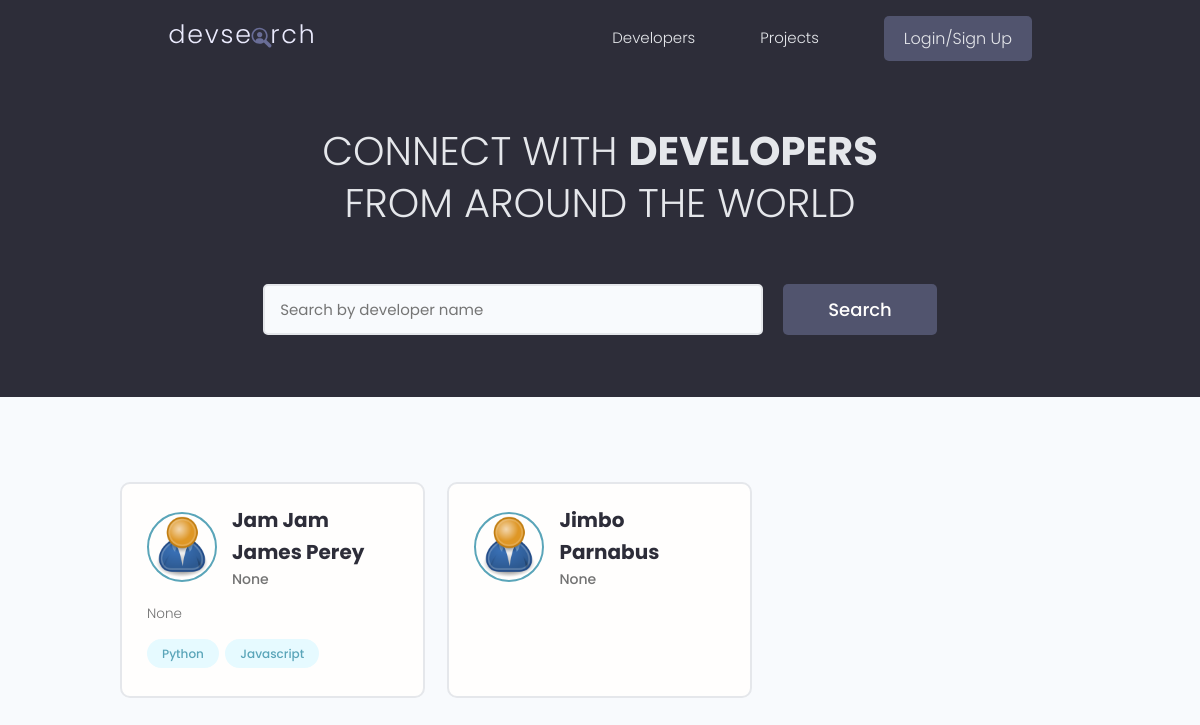
The page / on the database its author committed.
### users/models.py (models this page shows, shortened)
class Profile(models.Model):
    user = models.OneToOneField(User, on_delete=models.CASCADE, null=True, blank=True)
    name = models.CharField(max_length=200, blank=True, null=True)
    username = models.CharField(max_length=200, blank=True, null=True)
    location = models.CharField(max_length=200, blank=True, null=True)
    email = models.EmailField(max_length=500, blank=True, null=True)
    short_intro = models.CharField(max_length=200, blank=True, null=True)
    bio = models.TextField(blank=True, null=True)
    profile_image = models.ImageField(
        null=True,
        blank=True,
        upload_to="profiles/",
        default="profiles/user-default.png",
    )
    social_github = models.CharField(max_length=200, blank=True, null=True)
    social_twitter = models.CharField(max_length=200, blank=True, null=True)
    social_linkedin = models.CharField(max_length=200, blank=True, null=True)
    social_youtube = models.CharField(max_length=200, blank=True, null=True)
    social_website = models.CharField(max_length=200, blank=True, null=True)
    created = models.DateTimeField(auto_now_add=True)
    id = models.UUIDField(
        default=uuid.uuid4, unique=True, primary_key=True, editable=False
    )

class Skill(models.Model):
    owner = models.ForeignKey(Profile, on_delete=models.CASCADE, null=True, blank=True)
    name = models.CharField(max_length=200, blank=True, null=True)
    description = models.TextField(blank=True, null=True)
    created = models.DateTimeField(auto_now_add=True)
    id = models.UUIDField(
        default=uuid.uuid4, unique=True, primary_key=True, editable=False
    )
    def __str__(self) -> str:
        return str(self.name)

### users/views.py (the view)
# urls.py: path("", views.profiles, name="profiles"),
def profiles(requests):
    profiles = Profile.objects.all()
    context = {"profiles": profiles}
    return render(requests, "users/profiles.html", context)

### users/templates/users/profiles.html (shortened to what this page needs)
{% extends 'main.html' %}
{% block content %}
<main class="home">
    <section class="hero-section text-center">
        <div class="container container--narrow">
            <div class="hero-section__box">
                <h2>CONNECT WITH <span>DEVELOPERS</span></h2>
                <h2>FROM AROUND THE WORLD</h2>
            </div>
            <div class="hero-section__search">
                <form class="form" action="#" method="get">
                    <div class="form__field">
                        <input class="input input--text" id="formInput#search" type="text" name="text"
                            placeholder="Search by developer name" />
                    </div>
                    <input class="btn btn--sub btn--lg" type="submit" value="Search" />
                </form>
            </div>
        </div>
    </section>
    <section class="devlist">
        <div class="container">
            <div class="grid grid--three">
                {% for profile in profiles %}
                <div class="column card">
                    <div class="dev">
                        <a href="{% url 'userProfile' profile.id %}" class="card__body">
                            <div class="dev__profile">
                                <img class="avatar avatar--md" src="{{profile.profile_image.url}}"
                                    alt="image" />
                                <div class="dev__meta">
                                    <h3>{{profile.name}}</h3>
                                    <h5>{{profile.short_intro}}</h5>
                                </div>
                            </div>
                            <p class="dev__info">{{profile.bio|slice:"150"}}
                            </p>
                            <div class="dev__skills">
                                {% for skill in profile.skill_set.all %}
                                <span class="tag tag--pill tag--main">
                                    <small>{{skill}}</small>
                                </span>
                                {% endfor %}
                            </div>
                        </a>
                    </div>
                </div>
                {% endfor %}
            </div>
        </div>
    </section>
</main>
{% endblock %}

### static/styles/app.css (style rules this page uses)
:root { --color-sub: #2d2d39; }
.btn--sub { background-color: var(--color-sub-light); }
.card { border: 2px solid var(--color-light); }
img { width: 100%; }
.hero-section { height: 40vh; display: flex; align-items: center; background-color: var(--color-sub); }
.hero-section__box { margin-bottom: 4rem; }
.hero-section__box > h2, .hero-section__box > h2 > span { font-size: 4rem; color: var(--color-light); line-height: 1.3; text-transform: uppercase; }
.hero-section__box > h2 { font-weight: 300; }
.hero-section__box > h2 > span { font-weight: 700; }
.hero-section__search > .form { display: flex; align-items: center; justify-content: center; gap: 2rem; }
.hero-section__search > .form input.input--text { width: 50rem; }
.devlist { margin-top: 8rem; }
.devlist .grid { align-items: stretch; }
.devlist .dev .dev__profile { display: flex; align-items: center; gap: 1.5rem; }
.devlist .dev .dev__meta h3 { color: var(--color-sub); font-size: 2rem; font-weight: 700; }
.devlist .dev .dev__meta h5 { color: var(--color-text); font-size: 1.4rem; font-weight: 500; }
.devlist .dev .dev__info { margin: 1.5rem 0; font-size: 1.35rem; line-height: 1.4; text-align: justify; }

### static/uikit/styles/modules/_variables.css (style rules this page uses)
:root { --color-main: #5aa5b9; --color-main-light: #e6faff; --color-sub: #3f4156; --color-sub-light: #51546e; --color-sub-lighter: #ededfd; --color-text: #737373; --color-gray: #8b8b8b; --color-light: #e5e7eb; --color-light-gray: #767676; --color-bg: #f8fafd; --color-white: #fffefd; --color-white-light: #f3f3f3; --color-success: #359e64; --color-success-bg: #def8e8; --color-error: #fc4b0b; --color-error-bg: #fff2ee; --font-base: 'Poppins', arial, helvetica, 'Segoe UI', roboto, ubuntu, sans-serif; --font-monospace: 'Fira Code', 'Courier New', courier, monospace; --font-regular: 300; --font-medium: 500; --font-bold: 700; --generic-shadow: 1px 1px 5px #00000010; --generic-transition: all 0.3s ease-in-out; }

### static/uikit/styles/modules/_base.css (style rules this page uses)
* { margin: 0; padding: 0; box-sizing: border-box; text-rendering: optimizeLegibility; color: inherit; font-size: inherit; }
html { font-size: 50%; }
@media only screen and (min-width: 480px) { html { font-size: 56.25%; } }
@media only screen and (min-width: 1200px) { html { font-size: 62.5%; } }
body { line-height: 1.6; font-weight: 400; font-size: 1.5rem; color: var(--color-text); background-color: var(--color-bg); min-height: 100vh; }

### static/uikit/styles/modules/_typography.css (style rules this page uses)
* { font-family: var(--font-base); }
h2 { font-size: 3.6rem; font-weight: var(--font-bold); }
h3 { font-size: 3.2rem; font-weight: var(--font-medium); }
h5 { font-size: 2.4rem; font-weight: var(--font-medium); }
h5, h6 { font-weight: var(--font-regular); }
p, span, strong { font-size: 1.6rem; color: var(--color-text); font-weight: var(--font-regular); }
a { padding-bottom: 2px; text-decoration: none; display: inline-block; color: var(--color-main); font-weight: var(--font-medium); }

### static/uikit/styles/modules/_utilities.css (style rules this page uses)
.container { width: 92%; max-width: 165rem; margin: 0 auto; box-sizing: border-box; }
.container--narrow { width: 92%; max-width: 120rem; }
@media screen and (min-width: 1000px) { .container { width: 90%; } }
@media screen and (min-width: 1000px) { .container--narrow { width: 85%; } }
@media screen and (min-width: 1200px) { .container { width: 80%; } }
@media screen and (min-width: 1200px) { .container--narrow { width: 72%; } }
.text-center { text-align: center; }

### static/uikit/styles/modules/_avatar.css (style rules this page uses)
.avatar { border-radius: 50%; border: 2px solid var(--color-main); object-fit: cover; }
.avatar--md { height: 7rem; width: 7rem; }

### static/uikit/styles/modules/_button.css (style rules this page uses)
.btn { display: inline-block; position: relative; cursor: pointer; background-color: var(--color-light); font-weight: var(--font-medium); color: var(--color-sub); text-decoration: none; padding: 1rem 2rem; border-radius: 0.5rem; border: none; width: -webkit-fit-content; width: -moz-fit-content; width: fit-content; height: -webkit-fit-content; height: -moz-fit-content; height: fit-content; font-size: 1.6rem; outline-width: 0; outline-color: transparent; -webkit-backface-visibility: hidden; backface-visibility: hidden; transition: all 0.3s ease-in-out; }
.btn--sub { background-color: var(--color-sub); color: var(--color-white); }
.btn--lg { font-size: 1.8rem; padding: 1.2rem 4.5rem; }

### static/uikit/styles/modules/_card.css (style rules this page uses)
.card { border-radius: 1rem; background-color: var(--color-white); border: 1.5px solid var(--color-light); width: auto; height: auto; margin-top: 0.5rem; margin-bottom: 0.5rem; overflow: hidden; }
.card__body, .card__header { padding: 2rem 2.5rem; }

### rows shown on the page
Profile: profile_image (placeholder picture), name "Jam Jam James Perey", short_intro "None", bio "None"
Skill: name "Python"
Skill: name "Javascript"
Profile: profile_image (placeholder picture), name "Jimbo Parnabus", short_intro "None"
